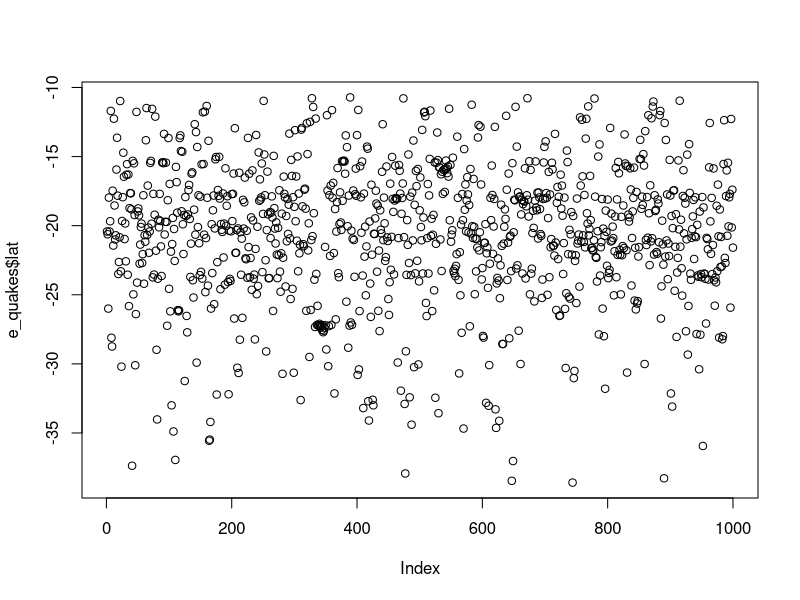
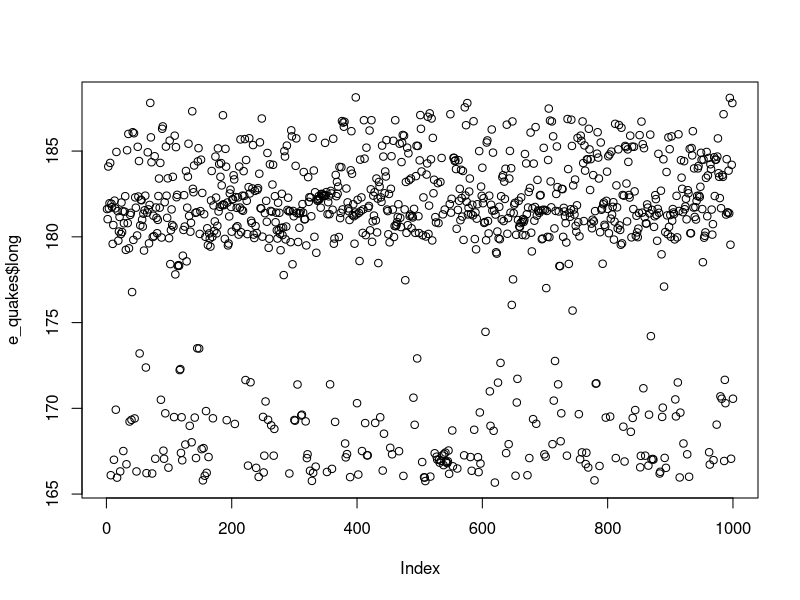
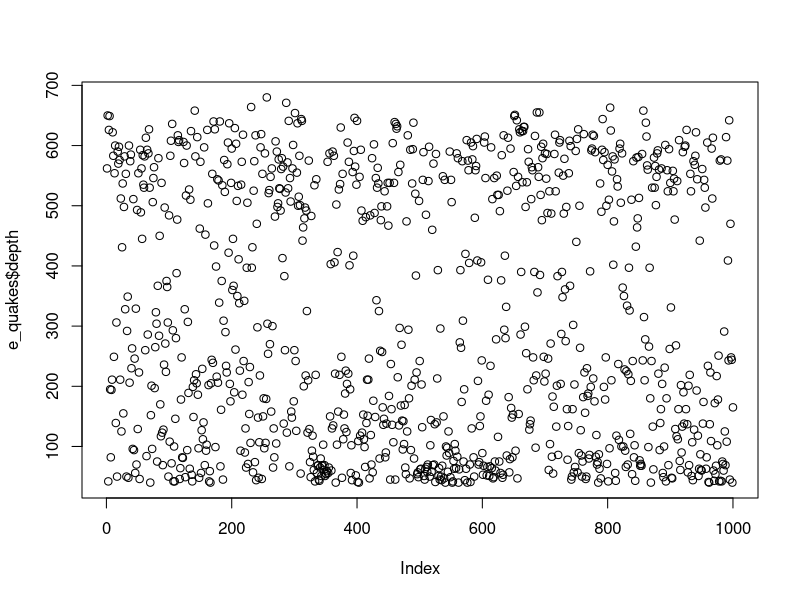
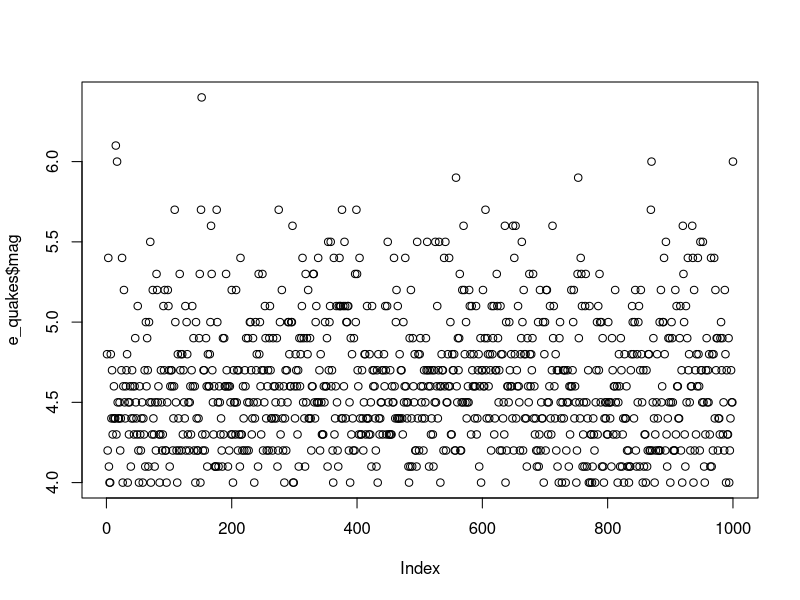
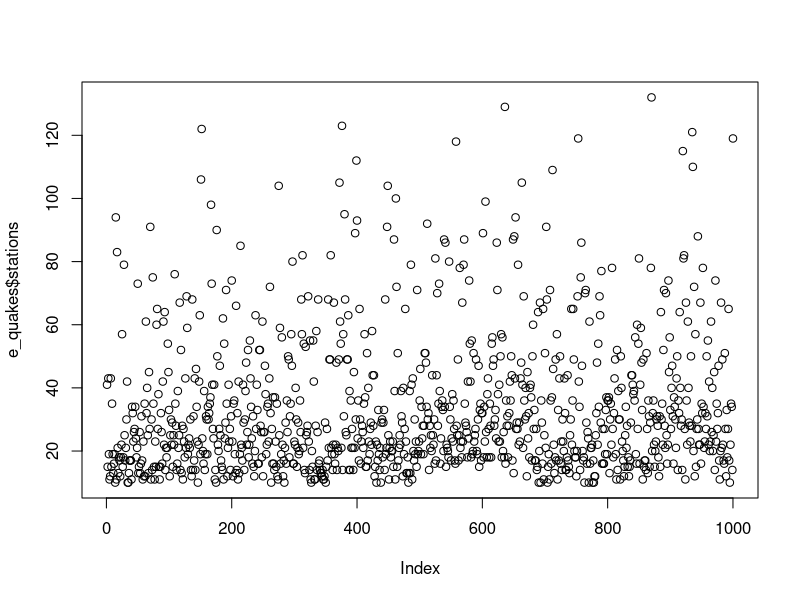
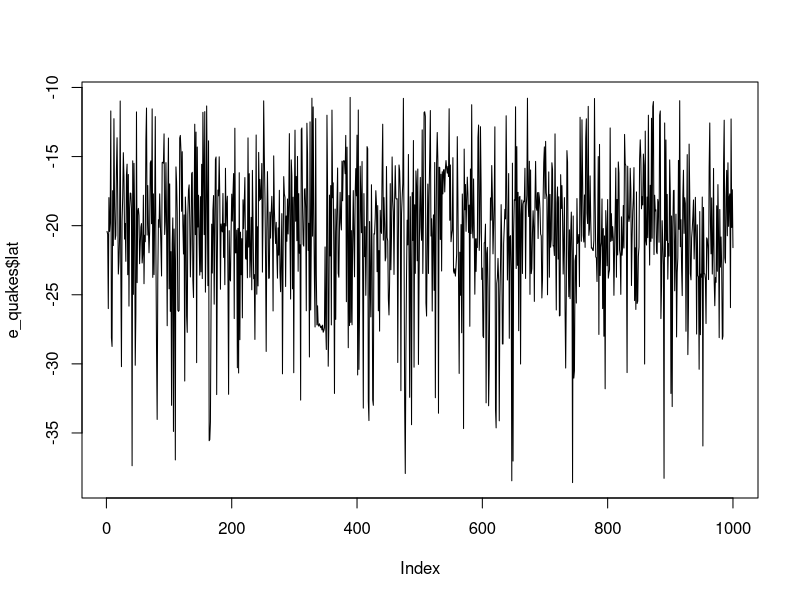
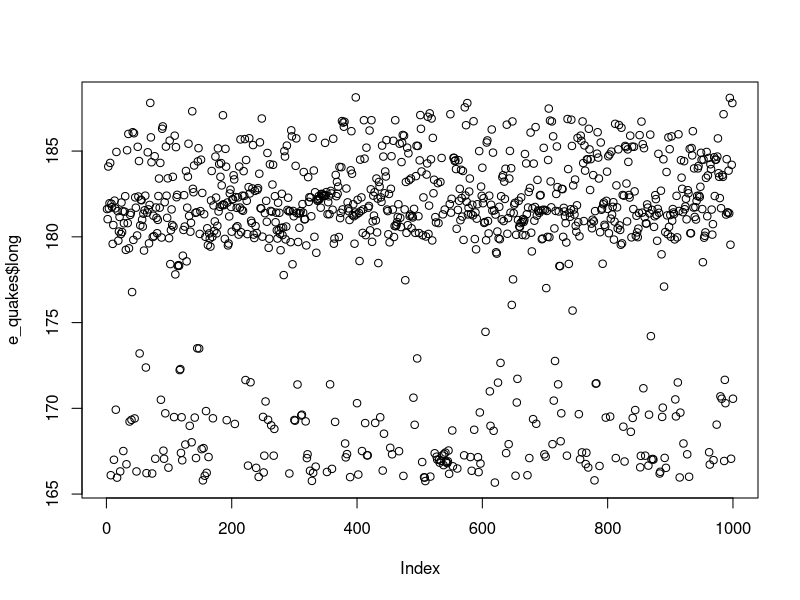
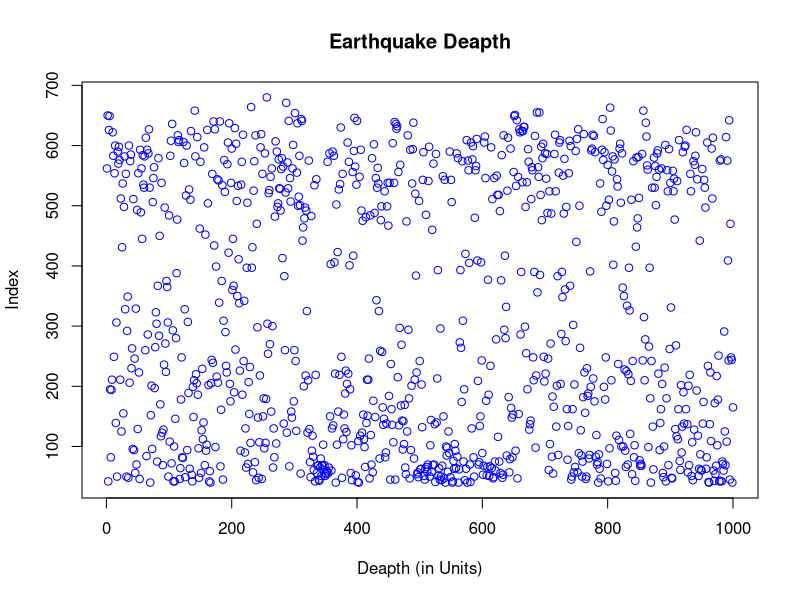

Write the R code that produced these figures, in order.
e_quakes <- datasets::quakes

#First 10 observations
head(e_quakes , 10)

#Last 10 observations
tail(e_quakes , 10)

#showing specific columns
e_quakes[,c(2,3)]
df <- e_quakes[-5]

#Showing summary
summary(e_quakes$lat)
summary(e_quakes$long)
summary(e_quakes$depth)
summary(e_quakes$mag)
summary(e_quakes$stations)


#Plotting the columns
plot(e_quakes$lat)
plot(e_quakes$long)
plot(e_quakes$depth)
plot(e_quakes$mag)
plot(e_quakes$stations)

#Plotting the points and lines
plot(e_quakes$lat , type = 'l')
plot(e_quakes$long , type = 'p')

plot(e_quakes$depth , xlab = 'Deapth (in Units)' , ylab = 'Index' , main = 'Earthquake Deapth' , col = 'blue')

#plotting horizontal barplot
barplot(e_quakes$depth, main = 'Earthquake depth', ylab = 'depth', col= 'blue',horiz = F,axes=T)

#plotting histogram
hist(e_quakes$lat)
hist(e_quakes$long)     
hist(e_quakes$depth)
hist(e_quakes$mag)

hist(e_quakes$depth, main = 'Earthquake depth', xlab = 'depth', col = 'blue')


#plotting single box plot
boxplot(e_quakes$lat, main= 'boxplot')

boxplot(e_quakes[,1:4], main = 'multiple boxplot')



par(mfrow=c(3,3),mar=c(2,5,2,1),  las=0, bty="o")

plot(e_quakes$lat)
plot(e_quakes$lat, e_quakes$long)
plot(e_quakes$depth, type= "l")
plot(e_quakes$lat, type= "l")
plot(e_quakes$mag, type= "l")
barplot(e_quakes$lat, main = 'Earthquake Lattitude',
        xlab = 'lattitude', col='green',horiz = TRUE)
hist(e_quakes$stations)
boxplot(e_quakes$mag)
boxplot(e_quakes[,0:4], main='Multiple Box plots')
